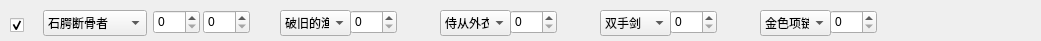
    <widget class="QWidget" name="widget_4" native="true">
     <property name="geometry">
      <rect>
       <x>0</x>
       <y>100</y>
       <width>1041</width>
       <height>41</height>
      </rect>
     </property>
     <widget class="QComboBox" name="comboBox_36">
      <property name="geometry">
       <rect>
        <x>43</x>
        <y>10</y>
        <width>104</width>
        <height>26</height>
       </rect>
      </property>
      <property name="accessibleName">
       <string>hero</string>
      </property>
      <item>
       <property name="text">
        <string>石腭断骨者</string>
       </property>
      </item>
      <item>
       <property name="text">
        <string>迪菲亚矿工</string>
       </property>
      </item>
      <item>
       <property name="text">
        <string>拉佐克劳</string>
       </property>
      </item>
      <item>
       <property name="text">
        <string>拉索利安</string>
       </property>
      </item>
      <item>
       <property name="text">
        <string>秀逗魔导士</string>
       </property>
      </item>
      <item>
       <property name="text">
        <string>船长昆塔</string>
       </property>
      </item>
      <item>
       <property name="text">
        <string>霍格</string>
       </property>
      </item>
      <item>
       <property name="text">
        <string>范克里夫</string>
       </property>
      </item>
      <item>
       <property name="text">
        <string>卓尔游侠</string>
       </property>
      </item>
      <item>
       <property name="text">
        <string>骷髅王</string>
       </property>
      </item>
      <item>
       <property name="text">
        <string>怀特迈恩</string>
       </property>
      </item>
      <item>
       <property name="text">
        <string>逐日者</string>
       </property>
      </item>
      <item>
       <property name="text">
        <string>克洛玛古斯</string>
       </property>
      </item>
      <item>
       <property name="text">
        <string>地穴领主</string>
       </property>
      </item>
      <item>
       <property name="text">
        <string>拉格纳罗斯</string>
       </property>
      </item>
      <item>
       <property name="text">
        <string>主母</string>
       </property>
      </item>
      <item>
       <property name="text">
        <string>吉安娜</string>
       </property>
      </item>
      <item>
       <property name="text">
        <string>玛诺洛斯</string>
       </property>
      </item>
      <item>
       <property name="text">
        <string>风行者</string>
       </property>
      </item>
      <item>
       <property name="text">
        <string>泰兰德·语风</string>
       </property>
      </item>
      <item>
       <property name="text">
        <string>克尔苏加德</string>
       </property>
      </item>
      <item>
       <property name="text">
        <string>奥妮克希亚</string>
       </property>
      </item>
      <item>
       <property name="text">
        <string>伊利丹</string>
       </property>
      </item>
      <item>
       <property name="text">
        <string>阿尔萨斯</string>
       </property>
      </item>
      <item>
       <property name="text">
        <string>阿克蒙德</string>
       </property>
      </item>
      <item>
       <property name="text">
        <string>瓦斯琪</string>
       </property>
      </item>
      <item>
       <property name="text">
        <string>鲜血女王兰</string>
       </property>
      </item>
      <item>
       <property name="text">
        <string>卡扎克</string>
       </property>
      </item>
      <item>
       <property name="text">
        <string>沃金</string>
       </property>
      </item>
      <item>
       <property name="text">
        <string>鹿盔</string>
       </property>
      </item>
      <item>
       <property name="text">
        <string>塔1</string>
       </property>
      </item>
      <item>
       <property name="text">
        <string>塔2</string>
       </property>
      </item>
      <item>
       <property name="text">
        <string>塔3</string>
       </property>
      </item>
     </widget>
     <widget class="QSpinBox" name="spinBox_49">
      <property name="geometry">
       <rect>
        <x>153</x>
        <y>10</y>
        <width>47</width>
        <height>24</height>
       </rect>
      </property>
      <property name="accessibleName">
       <string>hero_type</string>
      </property>
     </widget>
     <widget class="QSpinBox" name="spinBox_50">
      <property name="geometry">
       <rect>
        <x>203</x>
        <y>10</y>
        <width>47</width>
        <height>24</height>
       </rect>
      </property>
      <property name="accessibleName">
       <string>hero_level</string>
      </property>
     </widget>
     <widget class="QComboBox" name="comboBox_13">
      <property name="geometry">
       <rect>
        <x>280</x>
        <y>10</y>
        <width>71</width>
        <height>26</height>
       </rect>
      </property>
      <property name="accessibleName">
       <string>tou</string>
      </property>
      <item>
       <property name="text">
        <string>破旧的渔帽</string>
       </property>
      </item>
      <item>
       <property name="text">
        <string>雪皮软帽</string>
       </property>
      </item>
      <item>
       <property name="text">
        <string>耐力头盔</string>
       </property>
      </item>
      <item>
       <property name="text">
        <string>钩边织帽</string>
       </property>
      </item>
      <item>
       <property name="text">
        <string>雾皮头盔</string>
       </property>
      </item>
      <item>
       <property name="text">
        <string>摧心头盔</string>
       </property>
      </item>
      <item>
       <property name="text">
        <string>共济兜帽</string>
       </property>
      </item>
      <item>
       <property name="text">
        <string>飞瀑软帽</string>
       </property>
      </item>
      <item>
       <property name="text">
        <string>无辜者兜帽</string>
       </property>
      </item>
      <item>
       <property name="text">
        <string>角斗士丝质罩帽</string>
       </property>
      </item>
      <item>
       <property name="text">
        <string>精致雕饰头盔</string>
       </property>
      </item>
      <item>
       <property name="text">
        <string>几丁甲壳巨盔</string>
       </property>
      </item>
      <item>
       <property name="text">
        <string>千锻利刃头盔</string>
       </property>
      </item>
      <item>
       <property name="text">
        <string>抛光獠牙头盔</string>
       </property>
      </item>
      <item>
       <property name="text">
        <string>受诅征服者头盔</string>
       </property>
      </item>
      <item>
       <property name="text">
        <string>审判重盔</string>
       </property>
      </item>
      <item>
       <property name="text">
        <string>猩红追击兜帽</string>
       </property>
      </item>
      <item>
       <property name="text">
        <string>精致恶毒头盔</string>
       </property>
      </item>
      <item>
       <property name="text">
        <string>高贾拉的浸毒头盔</string>
       </property>
      </item>
      <item>
       <property name="text">
        <string>巨龙追猎者头盔</string>
       </property>
      </item>
     </widget>
     <widget class="QSpinBox" name="spinBox_51">
      <property name="geometry">
       <rect>
        <x>350</x>
        <y>10</y>
        <width>47</width>
        <height>24</height>
       </rect>
      </property>
      <property name="accessibleName">
       <string>tou_level</string>
      </property>
     </widget>
     <widget class="QSpinBox" name="spinBox_54">
      <property name="geometry">
       <rect>
        <x>510</x>
        <y>10</y>
        <width>47</width>
        <height>24</height>
       </rect>
      </property>
      <property name="accessibleName">
       <string>yi_level</string>
      </property>
     </widget>
     <widget class="QComboBox" name="comboBox_14">
      <property name="geometry">
       <rect>
        <x>440</x>
        <y>10</y>
        <width>71</width>
        <height>26</height>
       </rect>
      </property>
      <property name="accessibleName">
       <string>yi</string>
      </property>
      <item>
       <property name="text">
        <string>侍从外衣</string>
       </property>
      </item>
      <item>
       <property name="text">
        <string>链甲外衣</string>
       </property>
      </item>
      <item>
       <property name="text">
        <string>锁甲外衣</string>
       </property>
      </item>
      <item>
       <property name="text">
        <string>战士外套</string>
       </property>
      </item>
      <item>
       <property name="text">
        <string>凝结泪珠长袍</string>
       </property>
      </item>
      <item>
       <property name="text">
        <string>摧心胸甲</string>
       </property>
      </item>
      <item>
       <property name="text">
        <string>烟舞者卫衣</string>
       </property>
      </item>
      <item>
       <property name="text">
        <string>先锋外套</string>
       </property>
      </item>
      <item>
       <property name="text">
        <string>无情胸甲</string>
       </property>
      </item>
      <item>
       <property name="text">
        <string>碳酸护胸</string>
       </property>
      </item>
      <item>
       <property name="text">
        <string>绝望胸甲</string>
       </property>
      </item>
      <item>
       <property name="text">
        <string>昆虫外衣</string>
       </property>
      </item>
      <item>
       <property name="text">
        <string>屠龙胸甲</string>
       </property>
      </item>
      <item>
       <property name="text">
        <string>鬼雾长袍</string>
       </property>
      </item>
      <item>
       <property name="text">
        <string>海神外套</string>
       </property>
      </item>
      <item>
       <property name="text">
        <string>变形幻象胸甲</string>
       </property>
      </item>
      <item>
       <property name="text">
        <string>吉康赤精之仁</string>
       </property>
      </item>
      <item>
       <property name="text">
        <string>新建项目</string>
       </property>
      </item>
      <item>
       <property name="text">
        <string>鳞甲护胸</string>
       </property>
      </item>
      <item>
       <property name="text">
        <string>堕落苦难胸甲</string>
       </property>
      </item>
      <item>
       <property name="text">
        <string>希尔瓦纳斯的狡诈</string>
       </property>
      </item>
     </widget>
     <widget class="QSpinBox" name="spinBox_56">
      <property name="geometry">
       <rect>
        <x>670</x>
        <y>10</y>
        <width>47</width>
        <height>24</height>
       </rect>
      </property>
      <property name="accessibleName">
       <string>wu_level</string>
      </property>
     </widget>
     <widget class="QComboBox" name="comboBox_37">
      <property name="geometry">
       <rect>
        <x>600</x>
        <y>10</y>
        <width>71</width>
        <height>26</height>
       </rect>
      </property>
      <property name="accessibleName">
       <string>wu</string>
      </property>
      <item>
       <property name="text">
        <string>双手剑</string>
       </property>
      </item>
      <item>
       <property name="text">
        <string>护卫短弓</string>
       </property>
      </item>
      <item>
       <property name="text">
        <string>犬牙短棒</string>
       </property>
      </item>
      <item>
       <property name="text">
        <string>剖鱼刀</string>
       </property>
      </item>
      <item>
       <property name="text">
        <string>海象人鱼枪</string>
       </property>
      </item>
      <item>
       <property name="text">
        <string>玛瑙魔杖</string>
       </property>
      </item>
      <item>
       <property name="text">
        <string>达利斧</string>
       </property>
      </item>
      <item>
       <property name="text">
        <string>玛格汉轻斧</string>
       </property>
      </item>
      <item>
       <property name="text">
        <string>战槌</string>
       </property>
      </item>
      <item>
       <property name="text">
        <string>嵌花巨剑</string>
       </property>
      </item>
      <item>
       <property name="text">
        <string>荣耀长弓</string>
       </property>
      </item>
      <item>
       <property name="text">
        <string>判决者法杖</string>
       </property>
      </item>
      <item>
       <property name="text">
        <string>誓约者大锤</string>
       </property>
      </item>
      <item>
       <property name="text">
        <string>盐鳞之匕</string>
       </property>
      </item>
      <item>
       <property name="text">
        <string>无暇节杖</string>
       </property>
      </item>
      <item>
       <property name="text">
        <string>阳魂之剑</string>
       </property>
      </item>
      <item>
       <property name="text">
        <string>怨恨之噬</string>
       </property>
      </item>
      <item>
       <property name="text">
        <string>雷鹰法杖</string>
       </property>
      </item>
      <item>
       <property name="text">
        <string>加冕之剑</string>
       </property>
      </item>
      <item>
       <property name="text">
        <string>虚灵空间长弓</string>
       </property>
      </item>
      <item>
       <property name="text">
        <string>水晶蚀刻法杖</string>
       </property>
      </item>
      <item>
       <property name="text">
        <string>甲壳碎裂者</string>
       </property>
      </item>
      <item>
       <property name="text">
        <string>嵌花十字弓</string>
       </property>
      </item>
      <item>
       <property name="text">
        <string>角斗士法杖</string>
       </property>
      </item>
      <item>
       <property name="text">
        <string>鬼心长矛</string>
       </property>
      </item>
      <item>
       <property name="text">
        <string>废土之斧</string>
       </property>
      </item>
      <item>
       <property name="text">
        <string>锦鱼冥想之杖</string>
       </property>
      </item>
      <item>
       <property name="text">
        <string>灵魂之刃</string>
       </property>
      </item>
      <item>
       <property name="text">
        <string>哈霍兰之刺</string>
       </property>
      </item>
      <item>
       <property name="text">
        <string>金崖水语者宝珠</string>
       </property>
      </item>
      <item>
       <property name="text">
        <string>古神钉锤</string>
       </property>
      </item>
      <item>
       <property name="text">
        <string>野牛人长矛</string>
       </property>
      </item>
      <item>
       <property name="text">
        <string>流亡之路魔杖</string>
       </property>
      </item>
      <item>
       <property name="text">
        <string>高老伯的开桶锤</string>
       </property>
      </item>
      <item>
       <property name="text">
        <string>死亡之莲十字弩</string>
       </property>
      </item>
      <item>
       <property name="text">
        <string>迁跃切割者</string>
       </property>
      </item>
      <item>
       <property name="text">
        <string>灰烬使者</string>
       </property>
      </item>
      <item>
       <property name="text">
        <string>灵玄长弓</string>
       </property>
      </item>
      <item>
       <property name="text">
        <string>瓦解法杖</string>
       </property>
      </item>
      <item>
       <property name="text">
        <string>地狱咆哮的战斧</string>
       </property>
      </item>
      <item>
       <property name="text">
        <string>震地钉锤</string>
       </property>
      </item>
      <item>
       <property name="text">
        <string>达戈林魔杖</string>
       </property>
      </item>
      <item>
       <property name="text">
        <string>缚龙者尖刀</string>
       </property>
      </item>
      <item>
       <property name="text">
        <string>信仰之力</string>
       </property>
      </item>
      <item>
       <property name="text">
        <string>库卡隆霸权之杖</string>
       </property>
      </item>
     </widget>
     <widget class="QSpinBox" name="spinBox_58">
      <property name="geometry">
       <rect>
        <x>830</x>
        <y>10</y>
        <width>47</width>
        <height>24</height>
       </rect>
      </property>
      <property name="accessibleName">
       <string>shi_level</string>
      </property>
     </widget>
     <widget class="QComboBox" name="comboBox_38">
      <property name="geometry">
       <rect>
        <x>760</x>
        <y>10</y>
        <width>71</width>
        <height>26</height>
       </rect>
      </property>
      <property name="accessibleName">
       <string>shi</string>
      </property>
      <item>
       <property name="text">
        <string>金色项链</string>
       </property>
      </item>
      <item>
       <property name="text">
        <string>小动物之友</string>
       </property>
      </item>
      <item>
       <property name="text">
        <string>不可思议的非凡之石</string>
       </property>
      </item>
      <item>
       <property name="text">
        <string>鳄鱼牙手环</string>
       </property>
      </item>
      <item>
       <property name="text">
        <string>迷雾萨满项链</string>
       </property>
      </item>
      <item>
       <property name="text">
        <string>轻歌沼泽护符</string>
       </property>
      </item>
      <item>
       <property name="text">
        <string>吟蛩徽章</string>
       </property>
      </item>
      <item>
       <property name="text">
        <string>议会项圈</string>
       </property>
      </item>
      <item>
       <property name="text">
        <string>圣使护符</string>
       </property>
      </item>
      <item>
       <property name="text">
        <string>闪冻松脂球</string>
       </property>
      </item>
      <item>
       <property name="text">
        <string>通灵师护身符</string>
       </property>
      </item>
      <item>
       <property name="text">
        <string>捕心者垂饰</string>
       </property>
      </item>
      <item>
       <property name="text">
        <string>遗言项圈</string>
       </property>
      </item>
      <item>
       <property name="text">
        <string>纳蒂娜的纯洁坠饰</string>
       </property>
      </item>
      <item>
       <property name="text">
        <string>策应者的战牌</string>
       </property>
      </item>
      <item>
       <property name="text">
        <string>染血狗牌</string>
       </property>
      </item>
      <item>
       <property name="text">
        <string>霞云坠饰</string>
       </property>
      </item>
      <item>
       <property name="text">
        <string>息素涂层项圈</string>
       </property>
      </item>
      <item>
       <property name="text">
        <string>怒灵护符</string>
       </property>
      </item>
      <item>
       <property name="text">
        <string>流火项圈</string>
       </property>
      </item>
     </widget>
     <widget class="QCheckBox" name="checkBox_46">
      <property name="geometry">
       <rect>
        <x>10</x>
        <y>10</y>
        <width>21</width>
        <height>31</height>
       </rect>
      </property>
      <property name="focusPolicy">
       <enum>Qt::ClickFocus</enum>
      </property>
      <property name="acceptDrops">
       <bool>false</bool>
      </property>
      <property name="accessibleName">
       <string>ok</string>
      </property>
      <property name="autoFillBackground">
       <bool>false</bool>
      </property>
      <property name="text">
       <string/>
      </property>
      <property name="checkable">
       <bool>true</bool>
      </property>
      <property name="checked">
       <bool>true</bool>
      </property>
      <property name="autoRepeat">
       <bool>false</bool>
      </property>
      <property name="tristate">
       <bool>false</bool>
      </property>
     </widget>
     <zorder>comboBox_36</zorder>
     <zorder>spinBox_49</zorder>
     <zorder>spinBox_50</zorder>
     <zorder>comboBox_13</zorder>
     <zorder>spinBox_51</zorder>
     <zorder>spinBox_54</zorder>
     <zorder>comboBox_14</zorder>
     <zorder>spinBox_56</zorder>
     <zorder>comboBox_37</zorder>
     <zorder>spinBox_58</zorder>
     <zorder>comboBox_38</zorder>
     <zorder>checkBox_46</zorder>
     <zorder>comboBox_46</zorder>
     <zorder>comboBox_41</zorder>
    </widget>
